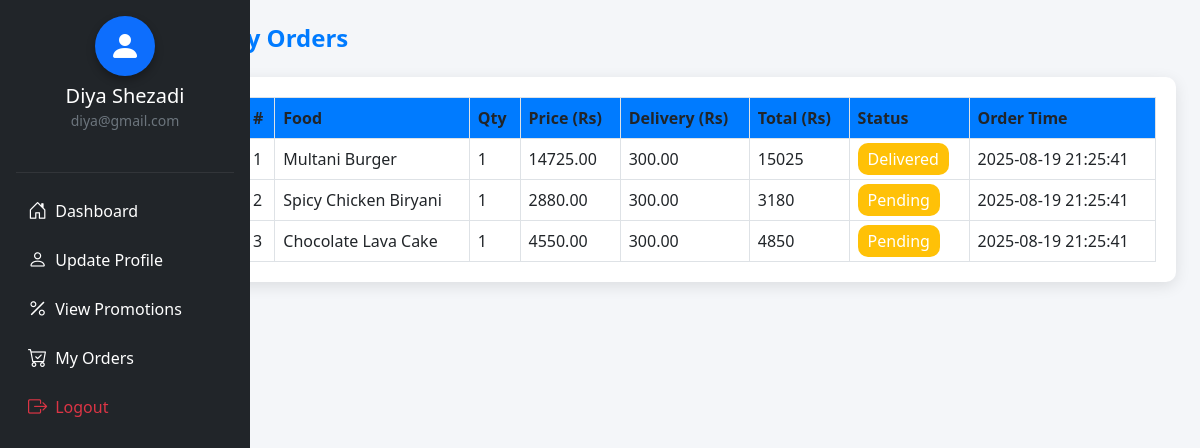
Screenshot of /customer/my_orders.php (signed in) with the database file from the repository.
### tables this page shows
CREATE TABLE `tbl_orders` (
  `id` int(11) NOT NULL,
  `customer_id` int(11) NOT NULL,
  `food_id` int(11) NOT NULL,
  `quantity` int(11) DEFAULT 1,
  `total_price` decimal(10,2) NOT NULL,
  `delivery_charges` decimal(10,2) DEFAULT 300.00,
  `payment_method` varchar(50) DEFAULT NULL,
  `full_name` varchar(100) DEFAULT NULL,
  `city` varchar(100) DEFAULT NULL,
  `address` text DEFAULT NULL,
  `payment_proof` varchar(255) DEFAULT NULL,
  `order_date` timestamp NOT NULL DEFAULT current_timestamp(),
  `status` varchar(20) DEFAULT 'Pending'
);

CREATE TABLE `tbl_foods` (
  `id` int(11) NOT NULL,
  `restaurant_id` int(11) DEFAULT NULL,
  `menu_id` int(11) DEFAULT NULL,
  `name` varchar(100) DEFAULT NULL,
  `price` int(11) DEFAULT NULL,
  `image` varchar(255) DEFAULT NULL,
  `discount` int(11) DEFAULT 0
);

### customer/my_orders.php (the view, shortened to what this page needs)
<?php
include("../dbconnection.php");
$customer_id = $_SESSION['userid'];
$orders = mysqli_query($conn, "SELECT o.*, f.name AS food_name
    FROM tbl_orders o
    JOIN tbl_foods f ON o.food_id = f.id
    WHERE o.customer_id = '$customer_id'
    ORDER BY o.order_date DESC");
?>
<!DOCTYPE html>
<html>
<head>
  <link href="https://cdn.jsdelivr.net/npm/bootstrap@5.3.0/dist/css/bootstrap.min.css" rel="stylesheet">
</head>
<body>
<div class="container-fluid">
  <div class="row">
    <div class="col-md-3 col-lg-2 p-0 bg-dark text-white" style="min-height: 100vh; overflow-y: auto;">
      <?php include 'sidebar.php'; ?>
    </div>
    <div class="col-md-9 col-lg-10 p-4">
      <h4>My Orders</h4>
      <?php if (mysqli_num_rows($orders) > 0): ?>
      <div class="table-container table-responsive">
        <table class="table table-bordered mb-0">
          <thead>
            <tr>
              <th>#</th>
              <th>Food</th>
              <th>Qty</th>
              <th>Price (Rs)</th>
              <th>Delivery (Rs)</th>
              <th>Total (Rs)</th>
              <th>Status</th>
              <th>Order Time</th>
            </tr>
          </thead>
          <tbody>
            <?php
            $i = 1;
            while ($order = mysqli_fetch_assoc($orders)) {
              $total_amount = $order['total_price'] + $order['delivery_charges'];
$status_class = 'badge-status';
switch (strtolower($order['status'])) {
    case 'pending': $status_class .= ' status-pending'; break;
    default: $status_class .= ' status-pending';
}
              echo "<tr>
                <td>{$i}</td>
                <td>{$order['food_name']}</td>
                <td>{$order['quantity']}</td>
                <td>{$order['total_price']}</td>
                <td>{$order['delivery_charges']}</td>
                <td>{$total_amount}</td>
                <td><span class='badge-status {$status_class}'>{$order['status']}</span></td>
                <td>{$order['order_date']}</td>
              </tr>";
              $i++;
            }
            ?>
          </tbody>
        </table>
      </div>
      <?php else: ?>
        <div class="alert alert-warning">You have not placed any orders yet.</div>
      <?php endif; ?>
    </div>
  </div>
</div>
</body>
</html>

### customer/my_orders.php (style rules this page uses)
body { background-color: #f4f6f9; font-family: 'Segoe UI', Tahoma, Geneva, Verdana, sans-serif; }
h4 { color: #007bff; font-weight: 700; margin-bottom: 1.5rem; }
.table-container { background-color: #fff; border-radius: 10px; padding: 20px; box-shadow: 0 4px 15px rgba(0,0,0,0.1); }
table th { background-color: #007bff !important; color: #fff; font-weight: 600; }
table td, table th { vertical-align: middle; }
.badge-status { padding: 5px 10px; border-radius: 10px; color: #fff; font-weight: 500; text-transform: capitalize; }
.status-pending { background-color: #ffc107; }

### rows the page displays
tbl_orders: food.name "Multani Burger", quantity "1", total_price "14725.00", delivery_charges "300.00", total_amount "15025", status "Delivered", order_date "2025-08-19 21:25:41"
tbl_orders: food.name "Spicy Chicken Biryani", quantity "1", total_price "2880.00", delivery_charges "300.00", total_amount "3180", status "Pending", order_date "2025-08-19 21:25:41"
tbl_orders: food.name "Chocolate Lava Cake", quantity "1", total_price "4550.00", delivery_charges "300.00", total_amount "4850", status "Pending", order_date "2025-08-19 21:25:41"

### other values shown
$customerName "Diya Shezadi"
$customerEmail "diya@gmail.com"
